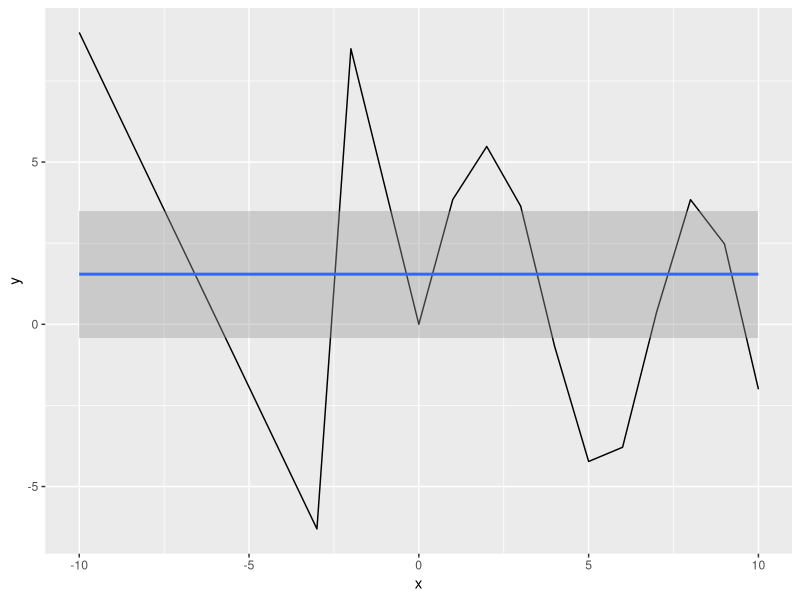

Reproduce this figure in R.
library(dplyr)
library(ggplot2)

noLinealData <- function(x) {
    
    if (x>=(-Inf) && x<(-2)) {
        resultado <- -2.186*x-12.864
        return(resultado)
    }
    
    if (x>=(-2) && x<0) {
        resultado <- -4.246*x
        return(resultado)
    }
    
    if (x>=0 && x<Inf) {
        resultado <- (10*exp(-0.05*x-0.5)) * sin((0.03*x+0.7)*x)
        return(resultado)
    }
}

x <- -10:10
data <- data.frame(x=x, y=as.numeric(lapply(x, noLinealData)))

# Modelo Lineal
data %>% 
    ggplot(aes(x=x,y=y)) + 
    geom_line() + 
    geom_smooth(method = 'lm', formula = data$y~data$y )

